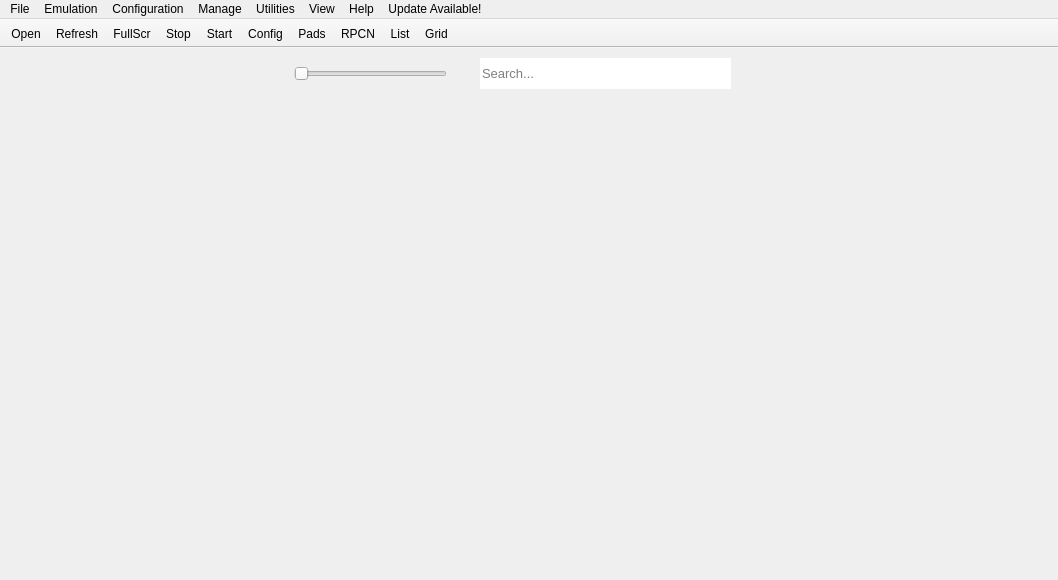
<?xml version="1.0" encoding="UTF-8"?>
<ui version="4.0">
 <class>main_window</class>
 <widget class="QMainWindow" name="main_window">
  <property name="geometry">
   <rect>
    <x>0</x>
    <y>0</y>
    <width>1058</width>
    <height>580</height>
   </rect>
  </property>
  <property name="sizePolicy">
   <sizepolicy hsizetype="Expanding" vsizetype="Expanding">
    <horstretch>0</horstretch>
    <verstretch>0</verstretch>
   </sizepolicy>
  </property>
  <property name="minimumSize">
   <size>
    <width>4</width>
    <height>0</height>
   </size>
  </property>
  <property name="windowTitle">
   <string>RPCS3</string>
  </property>
  <property name="autoFillBackground">
   <bool>false</bool>
  </property>
  <property name="animated">
   <bool>true</bool>
  </property>
  <property name="dockNestingEnabled">
   <bool>true</bool>
  </property>
  <property name="dockOptions">
   <set>QMainWindow::DockOption::AllowNestedDocks|QMainWindow::DockOption::AllowTabbedDocks|QMainWindow::DockOption::AnimatedDocks|QMainWindow::DockOption::GroupedDragging</set>
  </property>
  <widget class="QWidget" name="centralWidget">
   <property name="sizePolicy">
    <sizepolicy hsizetype="Expanding" vsizetype="Expanding">
     <horstretch>0</horstretch>
     <verstretch>0</verstretch>
    </sizepolicy>
   </property>
   <widget class="QLineEdit" name="mw_searchbar">
    <property name="geometry">
     <rect>
      <x>480</x>
      <y>10</y>
      <width>251</width>
      <height>31</height>
     </rect>
    </property>
    <property name="sizePolicy">
     <sizepolicy hsizetype="Expanding" vsizetype="Expanding">
      <horstretch>0</horstretch>
      <verstretch>0</verstretch>
     </sizepolicy>
    </property>
    <property name="font">
     <font>
      <pointsize>10</pointsize>
      <bold>false</bold>
     </font>
    </property>
    <property name="focusPolicy">
     <enum>Qt::FocusPolicy::ClickFocus</enum>
    </property>
    <property name="frame">
     <bool>false</bool>
    </property>
    <property name="placeholderText">
     <string>Search...</string>
    </property>
    <property name="clearButtonEnabled">
     <bool>false</bool>
    </property>
   </widget>
   <widget class="QWidget" name="sizeSliderContainer" native="true">
    <property name="geometry">
     <rect>
      <x>280</x>
      <y>10</y>
      <width>181</width>
      <height>31</height>
     </rect>
    </property>
    <property name="sizePolicy">
     <sizepolicy hsizetype="Fixed" vsizetype="Expanding">
      <horstretch>0</horstretch>
      <verstretch>0</verstretch>
     </sizepolicy>
    </property>
    <layout class="QHBoxLayout" name="sizeSliderContainer_layout">
     <property name="spacing">
      <number>0</number>
     </property>
     <property name="leftMargin">
      <number>14</number>
     </property>
     <property name="topMargin">
      <number>0</number>
     </property>
     <property name="rightMargin">
      <number>14</number>
     </property>
     <property name="bottomMargin">
      <number>0</number>
     </property>
     <item alignment="Qt::AlignVCenter">
      <widget class="QSlider" name="sizeSlider">
       <property name="sizePolicy">
        <sizepolicy hsizetype="Expanding" vsizetype="Preferred">
         <horstretch>0</horstretch>
         <verstretch>0</verstretch>
        </sizepolicy>
       </property>
       <property name="focusPolicy">
        <enum>Qt::FocusPolicy::ClickFocus</enum>
       </property>
       <property name="autoFillBackground">
        <bool>false</bool>
       </property>
       <property name="orientation">
        <enum>Qt::Orientation::Horizontal</enum>
       </property>
       <property name="tickPosition">
        <enum>QSlider::TickPosition::NoTicks</enum>
       </property>
      </widget>
     </item>
    </layout>
   </widget>
  </widget>
  <widget class="QMenuBar" name="menuBar">
   <property name="geometry">
    <rect>
     <x>0</x>
     <y>0</y>
     <width>1058</width>
     <height>25</height>
    </rect>
   </property>
   <property name="contextMenuPolicy">
    <enum>Qt::ContextMenuPolicy::PreventContextMenu</enum>
   </property>
   <widget class="QMenu" name="menuFile">
    <property name="title">
     <string>File</string>
    </property>
    <widget class="QMenu" name="bootElfMenu">
     <property name="enabled">
      <bool>true</bool>
     </property>
     <property name="title">
      <string>Boot (S)Elf</string>
     </property>
     <property name="toolTipsVisible">
      <bool>true</bool>
     </property>
     <addaction name="bootElfAct"/>
     <addaction name="bootTestAct"/>
    </widget>
    <widget class="QMenu" name="bootRecentMenu">
     <property name="title">
      <string>Boot Recent</string>
     </property>
     <property name="toolTipsVisible">
      <bool>true</bool>
     </property>
     <addaction name="clearRecentAct"/>
     <addaction name="freezeRecentAct"/>
     <addaction name="separator"/>
    </widget>
    <widget class="QMenu" name="menuBatch">
     <property name="title">
      <string>All Titles</string>
     </property>
     <addaction name="batchCreateCPUCachesAct"/>
     <addaction name="separator"/>
     <addaction name="batchRemoveCustomConfigurationsAct"/>
     <addaction name="batchRemoveCustomPadConfigurationsAct"/>
     <addaction name="batchRemoveShaderCachesAct"/>
     <addaction name="batchRemovePPUCachesAct"/>
     <addaction name="batchRemoveSPUCachesAct"/>
     <addaction name="removeHDD1CachesAct"/>
     <addaction name="removeAllCachesAct"/>
     <addaction name="removeSavestatesAct"/>
     <addaction name="separator"/>
     <addaction name="cleanUpGameListAct"/>
    </widget>
    <widget class="QMenu" name="menuFirmware">
     <property name="title">
      <string>Firmware</string>
     </property>
     <addaction name="createFirmwareCacheAct"/>
     <addaction name="removeFirmwareCacheAct"/>
    </widget>
    <widget class="QMenu" name="bootRecentSavestatesMenu">
     <property name="title">
      <string>Boot Recent Savestate</string>
     </property>
     <property name="toolTipsVisible">
      <bool>true</bool>
     </property>
     <addaction name="clearRecentSavestatesAct"/>
     <addaction name="freezeRecentSavestatesAct"/>
     <addaction name="separator"/>
    </widget>
    <addaction name="bootGameAct"/>
    <addaction name="bootIsoAct"/>
    <addaction name="bootVSHAct"/>
    <addaction name="bootElfMenu"/>
    <addaction name="bootSavestateAct"/>
    <addaction name="bootRecentSavestatesMenu"/>
    <addaction name="bootRecentMenu"/>
    <addaction name="separator"/>
    <addaction name="addGamesAct"/>
    <addaction name="addIsoGamesAct"/>
    <addaction name="bootInstallPkgAct"/>
    <addaction name="bootInstallPupAct"/>
    <addaction name="separator"/>
    <addaction name="menuBatch"/>
    <addaction name="menuFirmware"/>
    <addaction name="separator"/>
    <addaction name="exitAndSaveLogAct"/>
    <addaction name="exitAct"/>
   </widget>
   <widget class="QMenu" name="menuEmulation">
    <property name="title">
     <string>Emulation</string>
    </property>
    <addaction name="sysPauseAct"/>
    <addaction name="sysStopAct"/>
    <addaction name="sysRebootAct"/>
    <addaction name="separator"/>
    <addaction name="insertDiscAct"/>
    <addaction name="ejectDiscAct"/>
   </widget>
   <widget class="QMenu" name="menuConfiguration">
    <property name="title">
     <string>Configuration</string>
    </property>
    <widget class="QMenu" name="menuDevices">
     <property name="title">
      <string>Devices</string>
     </property>
     <widget class="QMenu" name="menuMice">
      <property name="title">
       <string>Mice</string>
      </property>
      <addaction name="actionBasic_Mouse"/>
      <addaction name="actionRaw_Mouse"/>
     </widget>
     <addaction name="confPadsAct"/>
     <addaction name="menuMice"/>
     <addaction name="confCamerasAct"/>
     <addaction name="actionPS_Move_Tracker"/>
    </widget>
    <widget class="QMenu" name="menuEmulatedDevices">
     <property name="title">
      <string>Emulated Devices</string>
     </property>
     <addaction name="confBuzzAct"/>
     <addaction name="confGHLtarAct"/>
     <addaction name="confTurntableAct"/>
     <addaction name="confUSIOAct"/>
     <addaction name="confPSMoveAct"/>
     <addaction name="confPSMoveDS3Act"/>
     <addaction name="confPSMoveMouseAct"/>
     <addaction name="confGunCon3Act"/>
     <addaction name="confTopShotEliteAct"/>
     <addaction name="confTopShotFearmasterAct"/>
     <addaction name="confLogitechG27Act"/>
    </widget>
    <addaction name="confCPUAct"/>
    <addaction name="confGPUAct"/>
    <addaction name="confAudioAct"/>
    <addaction name="confIOAct"/>
    <addaction name="confSystemAct"/>
    <addaction name="confNetwrkAct"/>
    <addaction name="confAdvAct"/>
    <addaction name="confEmuAct"/>
    <addaction name="confGuiAct"/>
    <addaction name="separator"/>
    <addaction name="menuDevices"/>
    <addaction name="menuEmulatedDevices"/>
    <addaction name="separator"/>
    <addaction name="confShortcutsAct"/>
    <addaction name="actionManage_SoundEffects"/>
    <addaction name="actionRecording"/>
    <addaction name="separator"/>
    <addaction name="confAutopauseManagerAct"/>
   </widget>
   <widget class="QMenu" name="menuManage">
    <property name="title">
     <string>Manage</string>
    </property>
    <widget class="QMenu" name="menuManage_Game_Collections">
     <property name="title">
      <string>Game Collections</string>
     </property>
     <widget class="QMenu" name="menuRename_Game_Collection">
      <property name="title">
       <string>Rename Collection</string>
      </property>
     </widget>
     <widget class="QMenu" name="menuRemove_Game_Collection">
      <property name="title">
       <string>Remove Collection</string>
      </property>
     </widget>
     <addaction name="createGameCollectionAct"/>
     <addaction name="menuRename_Game_Collection"/>
     <addaction name="menuRemove_Game_Collection"/>
     <addaction name="separator"/>
    </widget>
    <widget class="QMenu" name="menuNetworkServices">
     <property name="title">
      <string>Network Services</string>
     </property>
     <addaction name="confRPCNAct"/>
     <addaction name="confClansAct"/>
     <addaction name="confIPCAct"/>
    </widget>
    <widget class="QMenu" name="menuPortals">
     <property name="title">
      <string>Portals and Gates</string>
     </property>
     <addaction name="actionManage_Skylanders_Portal"/>
     <addaction name="actionManage_Infinity_Base"/>
     <addaction name="actionManage_Dimensions_ToyPad"/>
     <addaction name="actionManage_KamenRider_RideGate"/>
    </widget>
    <widget class="QMenu" name="menuDatabases">
     <property name="title">
      <string>Databases</string>
     </property>
     <addaction name="downloadIntegrityDbAct"/>
     <addaction name="downloadCompatDbAct"/>
     <addaction name="downloadConfigDbAct"/>
    </widget>
    <widget class="QMenu" name="menuPackages">
     <property name="title">
      <string>Packages/Raps/Edats</string>
     </property>
     <addaction name="checkPackageIntegrityAct"/>
    </widget>
    <addaction name="confVFSDialogAct"/>
    <addaction name="separator"/>
    <addaction name="actionManage_Users"/>
    <addaction name="menuNetworkServices"/>
    <addaction name="menuPortals"/>
    <addaction name="separator"/>
    <addaction name="actionManage_RAP_Licenses"/>
    <addaction name="confSavedataManagerAct"/>
    <addaction name="actionManage_Trophy_Data"/>
    <addaction name="actionManage_Savestates"/>
    <addaction name="separator"/>
    <addaction name="actionManage_Cheats"/>
    <addaction name="actionManage_Game_Patches"/>
    <addaction name="menuManage_Game_Collections"/>
    <addaction name="separator"/>
    <addaction name="menuDatabases"/>
    <addaction name="menuPackages"/>
    <addaction name="separator"/>
    <addaction name="actionManage_Screenshots"/>
   </widget>
   <widget class="QMenu" name="menuUtilities">
    <property name="title">
     <string>Utilities</string>
    </property>
    <addaction name="actionLog_Viewer"/>
    <addaction name="toolsCheckConfigAct"/>
    <addaction name="toolsVfsDialogAct"/>
    <addaction name="patchCreatorAct"/>
    <addaction name="actionMusic_Player"/>
    <addaction name="separator"/>
    <addaction name="toolsCgDisasmAct"/>
    <addaction name="toolsDecryptSprxLibsAct"/>
    <addaction name="toolsExtractMSELFAct"/>
    <addaction name="toolsExtractPUPAct"/>
    <addaction name="toolsExtractTARAct"/>
    <addaction name="separator"/>
    <addaction name="toolsSystemCommandsAct"/>
    <addaction name="toolsmemory_viewerAct"/>
    <addaction name="toolsDumpGuestMemoryAct"/>
    <addaction name="toolskernel_explorerAct"/>
    <addaction name="toolsRsxDebuggerAct"/>
    <addaction name="separator"/>
    <addaction name="actionCreate_RSX_Capture"/>
    <addaction name="actionopen_rsx_capture"/>
    <addaction name="actionCreate_Savestate"/>
    <addaction name="actionCreate_Savestate_And_Exit"/>
   </widget>
   <widget class="QMenu" name="menuView">
    <property name="title">
     <string>View</string>
    </property>
    <widget class="QMenu" name="menuGame_List_Icons">
     <property name="title">
      <string>Game List Icons</string>
     </property>
     <addaction name="setIconSizeTinyAct"/>
     <addaction name="setIconSizeSmallAct"/>
     <addaction name="setIconSizeMediumAct"/>
     <addaction name="setIconSizeLargeAct"/>
     <addaction name="separator"/>
     <addaction name="actionPreferGameDataIcons"/>
     <addaction name="showCustomIconsAct"/>
     <addaction name="playHoverGifsAct"/>
     <addaction name="playHoverMusicAct"/>
    </widget>
    <widget class="QMenu" name="menuGame_List_View">
     <property name="title">
      <string>Game List View</string>
     </property>
     <addaction name="setListModeAct"/>
     <addaction name="setGridModeAct"/>
    </widget>
    <widget class="QMenu" name="menuGame_List_Grid_Mode">
     <property name="title">
      <string>Game List in Grid Mode</string>
     </property>
     <addaction name="showCompatibilityInGridAct"/>
    </widget>
    <widget class="QMenu" name="menuGame_Categories">
     <property name="title">
      <string>Game Categories</string>
     </property>
     <addaction name="showCatHDDGameAct"/>
     <addaction name="showCatDiscGameAct"/>
     <addaction name="showCatPS1GamesAct"/>
     <addaction name="showCatPS2GamesAct"/>
     <addaction name="showCatPSPGamesAct"/>
     <addaction name="showCatHomeAct"/>
     <addaction name="showCatAudioVideoAct"/>
     <addaction name="showCatGameDataAct"/>
     <addaction name="showCatOSAct"/>
     <addaction name="showCatUnknownAct"/>
     <addaction name="showCatOtherAct"/>
    </widget>
    <addaction name="bigPictureModeAct"/>
    <addaction name="separator"/>
    <widget class="QMenu" name="menuView_Game_Collections">
     <property name="title">
      <string>Game Collections</string>
     </property>
    </widget>
    <addaction name="showDebuggerAct"/>
    <addaction name="showLogAct"/>
    <addaction name="separator"/>
    <addaction name="showTitleBarsAct"/>
    <addaction name="showToolBarAct"/>
    <addaction name="separator"/>
    <addaction name="showGameListAct"/>
    <addaction name="showHiddenEntriesAct"/>
    <addaction name="showBrokenEntriesAct"/>
    <addaction name="showCompletedEntriesAct"/>
    <addaction name="separator"/>
    <addaction name="menuGame_List_View"/>
    <addaction name="menuGame_List_Grid_Mode"/>
    <addaction name="menuGame_List_Icons"/>
    <addaction name="menuGame_Categories"/>
    <addaction name="menuView_Game_Collections"/>
    <addaction name="separator"/>
    <addaction name="refreshGameListAct"/>
   </widget>
   <widget class="QMenu" name="menuHelp">
    <property name="title">
     <string>Help</string>
    </property>
    <widget class="QMenu" name="languageMenu">
     <property name="title">
      <string>Language</string>
     </property>
     <addaction name="languageAct0"/>
    </widget>
    <addaction name="languageMenu"/>
    <addaction name="separator"/>
    <addaction name="updateAct"/>
    <addaction name="welcomeAct"/>
    <addaction name="supportAct"/>
    <addaction name="separator"/>
    <addaction name="aboutAct"/>
    <addaction name="aboutQtAct"/>
   </widget>
   <widget class="QMenu" name="menuUpdate_Available">
    <property name="title">
     <string>Update Available!</string>
    </property>
    <addaction name="actionDownload_Update"/>
   </widget>
   <addaction name="menuFile"/>
   <addaction name="menuEmulation"/>
   <addaction name="menuConfiguration"/>
   <addaction name="menuManage"/>
   <addaction name="menuUtilities"/>
   <addaction name="menuView"/>
   <addaction name="menuHelp"/>
   <addaction name="menuUpdate_Available"/>
  </widget>
  <widget class="QToolBar" name="toolBar">
   <property name="sizePolicy">
    <sizepolicy hsizetype="Preferred" vsizetype="Preferred">
     <horstretch>0</horstretch>
     <verstretch>0</verstretch>
    </sizepolicy>
   </property>
   <property name="contextMenuPolicy">
    <enum>Qt::ContextMenuPolicy::PreventContextMenu</enum>
   </property>
   <property name="windowTitle">
    <string>Show tool bar</string>
   </property>
   <property name="movable">
    <bool>false</bool>
   </property>
   <property name="allowedAreas">
    <set>Qt::ToolBarArea::TopToolBarArea</set>
   </property>
   <property name="iconSize">
    <size>
     <width>30</width>
     <height>30</height>
    </size>
   </property>
   <property name="toolButtonStyle">
    <enum>Qt::ToolButtonStyle::ToolButtonTextUnderIcon</enum>
   </property>
   <property name="floatable">
    <bool>false</bool>
   </property>
   <attribute name="toolBarArea">
    <enum>TopToolBarArea</enum>
   </attribute>
   <attribute name="toolBarBreak">
    <bool>false</bool>
   </attribute>
   <addaction name="toolbar_open"/>
   <addaction name="toolbar_refresh"/>
   <addaction name="toolbar_fullscreen"/>
   <addaction name="toolbar_stop"/>
   <addaction name="toolbar_start"/>
   <addaction name="toolbar_config"/>
   <addaction name="toolbar_controls"/>
   <addaction name="toolbar_rpcn"/>
   <addaction name="toolbar_list"/>
   <addaction name="toolbar_grid"/>
  </widget>
  <action name="bootElfAct">
   <property name="text">
    <string>Boot SELF/ELF</string>
   </property>
  </action>
  <action name="bootTestAct">
   <property name="text">
    <string>Boot Test</string>
   </property>
  </action>
  <action name="bootGameAct">
   <property name="text">
    <string>Boot Game</string>
   </property>
  </action>
  <action name="bootSavestateAct">
   <property name="text">
    <string>Boot Savestate</string>
   </property>
  </action>
  <action name="bootInstallPkgAct">
   <property name="text">
    <string>Install Packages/Raps/Edats</string>
   </property>
   <property name="toolTip">
    <string>Install application from a .pkg file</string>
   </property>
  </action>
  <action name="bootInstallPupAct">
   <property name="text">
    <string>Install Firmware</string>
   </property>
   <property name="toolTip">
    <string>Install firmware from PS3UPDAT.PUP</string>
   </property>
  </action>
  <action name="sysPauseAct">
   <property name="enabled">
    <bool>false</bool>
   </property>
   <property name="icon">
    <iconset resource="../resources.qrc">
     <normaloff>:/Icons/pause.png</normaloff>:/Icons/pause.png</iconset>
   </property>
   <property name="text">
    <string>Pause</string>
   </property>
   <property name="toolTip">
    <string>Start emulation</string>
   </property>
  </action>
  <action name="sysStopAct">
   <property name="enabled">
    <bool>false</bool>
   </property>
   <property name="icon">
    <iconset resource="../resources.qrc">
     <normaloff>:/Icons/stop.png</normaloff>:/Icons/stop.png</iconset>
   </property>
   <property name="text">
    <string>Stop</string>
   </property>
   <property name="toolTip">
    <string>Stop emulation</string>
   </property>
  </action>
  <action name="sysSendOpenMenuAct">
   <property name="enabled">
    <bool>false</bool>
   </property>
   <property name="text">
    <string>Send Open System Menu CMD</string>
   </property>
  </action>
  <action name="confCPUAct">
   <property name="text">
    <string>CPU</string>
   </property>
   <property name="toolTip">
    <string>Configure CPU</string>
   </property>
  </action>
  <action name="confGPUAct">
   <property name="text">
    <string>GPU</string>
   </property>
   <property name="toolTip">
    <string>Configure graphics</string>
   </property>
  </action>
  <action name="confPadsAct">
   <property name="text">
    <string>Pads</string>
   </property>
   <property name="iconText">
    <string>Pads</string>
   </property>
   <property name="toolTip">
    <string>Configure controls</string>
   </property>
  </action>
  <action name="confAudioAct">
   <property name="text">
    <string>Audio</string>
   </property>
   <property name="toolTip">
    <string>Configure audio</string>
   </property>
  </action>
  <action name="confIOAct">
   <property name="text">
    <string>Input/Output</string>
   </property>
   <property name="toolTip">
    <string>Configure Input/Output</string>
   </property>
  </action>
  <action name="confSystemAct">
   <property name="text">
    <string>System</string>
   </property>
   <property name="toolTip">
    <string>Configure system</string>
   </property>
  </action>
  <action name="confNetwrkAct">
   <property name="text">
    <string>Network</string>
   </property>
   <property name="toolTip">
    <string>Configure Network settings</string>
   </property>
  </action>
  <action name="confAdvAct">
   <property name="text">
    <string>Advanced</string>
   </property>
   <property name="toolTip">
    <string>Configure advanced emulator settings</string>
   </property>
  </action>
  <action name="confEmuAct">
   <property name="text">
    <string>Emulator</string>
   </property>
   <property name="toolTip">
    <string>Configure Emulator settings</string>
   </property>
  </action>
  <action name="confGuiAct">
   <property name="text">
    <string>GUI</string>
   </property>
   <property name="toolTip">
    <string>Configure GUI settings</string>
   </property>
  </action>
  <action name="confAutopauseManagerAct">
   <property name="enabled">
    <bool>false</bool>
   </property>
   <property name="text">
    <string>Auto Pause</string>
   </property>
   <property name="toolTip">
    <string>Configure Auto Pause</string>
   </property>
  </action>
  <action name="exitAndSaveLogAct">
   <property name="text">
    <string>Exit and Save Log</string>
   </property>
   <property name="toolTip">
    <string>Exit RPCS3, move the log file to a custom location</string>
   </property>
   <property name="statusTip">
    <string>Exit the application and save the log to a user-defined location</string>
   </property>
  </action>
  <action name="exitAct">
   <property name="text">
    <string>Exit</string>
   </property>
   <property name="toolTip">
    <string>Exit RPCS3</string>
   </property>
   <property name="statusTip">
    <string>Exit the application.</string>
   </property>
  </action>
  <action name="confSavedataManagerAct">
   <property name="enabled">
    <bool>true</bool>
   </property>
   <property name="text">
    <string>Save Data</string>
   </property>
   <property name="toolTip">
    <string>Manage save data</string>
   </property>
  </action>
  <action name="actionManage_Trophy_Data">
   <property name="enabled">
    <bool>true</bool>
   </property>
   <property name="text">
    <string>Trophies</string>
   </property>
   <property name="toolTip">
    <string>Manage trophies</string>
   </property>
  </action>
  <action name="actionManage_Users">
   <property name="text">
    <string>User Accounts</string>
   </property>
   <property name="toolTip">
    <string>Manage user accounts</string>
   </property>
  </action>
  <action name="toolsCgDisasmAct">
   <property name="text">
    <string>Cg Disasm</string>
   </property>
  </action>
  <action name="toolskernel_explorerAct">
   <property name="enabled">
    <bool>false</bool>
   </property>
   <property name="text">
    <string>Kernel Explorer</string>
   </property>
  </action>
  <action name="toolsmemory_viewerAct">
   <property name="enabled">
    <bool>false</bool>
   </property>
   <property name="text">
    <string>Memory Viewer</string>
   </property>
  </action>
  <action name="toolsDumpGuestMemoryAct">
   <property name="enabled">
    <bool>false</bool>
   </property>
   <property name="text">
    <string>Dump Guest Memory</string>
   </property>
   <property name="toolTip">
    <string>Dump all allocated PS3 guest memory and live SPU local stores</string>
   </property>
  </action>
  <action name="toolsRsxDebuggerAct">
   <property name="enabled">
    <bool>false</bool>
   </property>
   <property name="text">
    <string>RSX Debugger</string>
   </property>
  </action>
  <action name="toolsDecryptSprxLibsAct">
   <property name="text">
    <string>Decrypt PS3 Binaries</string>
   </property>
  </action>
  <action name="toolsExtractMSELFAct">
   <property name="text">
    <string>Extract MSELF</string>
   </property>
  </action>
  <action name="toolsExtractPUPAct">
   <property name="text">
    <string>Extract PUP</string>
   </property>
  </action>
  <action name="toolsExtractTARAct">
   <property name="text">
    <string>Extract Encrypted TAR</string>
   </property>
   <property name="toolTip">
    <string>Extract files from special .tar files inside PS3UPDAT.PUP</string>
   </property>
  </action>
  <action name="showDebuggerAct">
   <property name="checkable">
    <bool>true</bool>
   </property>
   <property name="text">
    <string>Show Debugger</string>
   </property>
  </action>
  <action name="bigPictureModeAct">
   <property name="text">
    <string>Big Picture Mode</string>
   </property>
   <property name="toolTip">
    <string>Browse and launch your installed games in a controller-friendly full screen grid</string>
   </property>
  </action>
  <action name="showLogAct">
   <property name="checkable">
    <bool>true</bool>
   </property>
   <property name="text">
    <string>Show Log/TTY</string>
   </property>
  </action>
  <action name="supportAct">
   <property name="text">
    <string>Support Us</string>
   </property>
   <property name="toolTip">
    <string>To ensure continued improvements of RPCS3, become a part of our Patreon group!</string>
   </property>
  </action>
  <action name="aboutAct">
   <property name="text">
    <string>About RPCS3</string>
   </property>
  </action>
  <action name="aboutQtAct">
   <property name="text">
    <string>About Qt</string>
   </property>
  </action>
  <action name="showGameListAct">
   <property name="checkable">
    <bool>true</bool>
   </property>
   <property name="text">
    <string>Show Game List</string>
   </property>
  </action>
  <action name="showToolBarAct">
   <property name="checkable">
    <bool>true</bool>
   </property>
   <property name="text">
    <string>Show Tool Bar</string>
   </property>
  </action>
  <action name="showCompatibilityInGridAct">
   <property name="checkable">
    <bool>true</bool>
   </property>
   <property name="text">
    <string>Show Game Compatibility</string>
   </property>
  </action>
  <action name="refreshGameListAct">
   <property name="text">
    <string>Refresh Game List</string>
   </property>
  </action>
  <action name="actionManage_RAP_Licenses">
   <property name="enabled">
    <bool>false</bool>
   </property>
   <property name="text">
    <string>RAP Files</string>
   </property>
  </action>
  <action name="updateAct">
   <property name="text">
    <string>Check for Updates</string>
   </property>
  </action>
  <action name="downloadIntegrityDbAct">
   <property name="text">
    <string>Download Integrity Database</string>
   </property>
  </action>
  <action name="downloadCompatDbAct">
   <property name="text">
    <string>Download Compatibility Database</string>
   </property>
  </action>
  <action name="downloadConfigDbAct">
   <property name="text">
    <string>Download Config Database</string>
   </property>
  </action>
  <action name="checkPackageIntegrityAct">
   <property name="text">
    <string>Check Integrity</string>
   </property>
  </action>
  <action name="welcomeAct">
   <property name="text">
    <string>View Welcome Dialog</string>
   </property>
  </action>
  <action name="confVFSDialogAct">
   <property name="text">
    <string>Virtual File System</string>
   </property>
  </action>
  <action name="clearRecentAct">
   <property name="text">
    <string>List Clear</string>
   </property>
  </action>
  <action name="freezeRecentAct">
   <property name="checkable">
    <bool>true</bool>
   </property>
   <property name="text">
    <string>List Freeze</string>
   </property>
  </action>
  <action name="setIconSizeTinyAct">
   <property name="checkable">
    <bool>true</bool>
   </property>
   <property name="text">
    <string>Tiny</string>
   </property>
  </action>
  <action name="setIconSizeSmallAct">
   <property name="checkable">
    <bool>true</bool>
   </property>
   <property name="checked">
    <bool>true</bool>
   </property>
   <property name="text">
    <string>Small</string>
   </property>
  </action>
  <action name="setIconSizeMediumAct">
   <property name="checkable">
    <bool>true</bool>
   </property>
   <property name="text">
    <string>Medium</string>
   </property>
  </action>
  <action name="setIconSizeLargeAct">
   <property name="checkable">
    <bool>true</bool>
   </property>
   <property name="text">
    <string>Large</string>
   </property>
  </action>
  <action name="setListModeAct">
   <property name="checkable">
    <bool>true</bool>
   </property>
   <property name="checked">
    <bool>true</bool>
   </property>
   <property name="text">
    <string>List Mode</string>
   </property>
  </action>
  <action name="setGridModeAct">
   <property name="checkable">
    <bool>true</bool>
   </property>
   <property name="text">
    <string>Grid Mode</string>
   </property>
  </action>
  <action name="sysRebootAct">
   <property name="enabled">
    <bool>false</bool>
   </property>
   <property name="icon">
    <iconset resource="../resources.qrc">
     <normaloff>:/Icons/restart.png</normaloff>:/Icons/restart.png</iconset>
   </property>
   <property name="text">
    <string>Restart</string>
   </property>
  </action>
  <action name="showCatHDDGameAct">
   <property name="checkable">
    <bool>true</bool>
   </property>
   <property name="text">
    <string>HDD Games</string>
   </property>
  </action>
  <action name="showCatDiscGameAct">
   <property name="checkable">
    <bool>true</bool>
   </property>
   <property name="text">
    <string>Disc Games</string>
   </property>
  </action>
  <action name="showCatPS1GamesAct">
   <property name="checkable">
    <bool>true</bool>
   </property>
   <property name="text">
    <string>PS1 Games</string>
   </property>
  </action>
  <action name="showCatPS2GamesAct">
   <property name="checkable">
    <bool>true</bool>
   </property>
   <property name="text">
    <string>PS2 Games</string>
   </property>
  </action>
  <action name="showCatPSPGamesAct">
   <property name="checkable">
    <bool>true</bool>
   </property>
   <property name="text">
    <string>PSP Games</string>
   </property>
  </action>
  <action name="showCatHomeAct">
   <property name="checkable">
    <bool>true</bool>
   </property>
   <property name="text">
    <string>Home</string>
   </property>
  </action>
  <action name="showCatAudioVideoAct">
   <property name="checkable">
    <bool>true</bool>
   </property>
   <property name="text">
    <string>Audio/Video</string>
   </property>
  </action>
  <action name="showCatGameDataAct">
   <property name="checkable">
    <bool>true</bool>
   </property>
   <property name="text">
    <string>Game Data</string>
   </property>
  </action>
  <action name="showCatUnknownAct">
   <property name="checkable">
    <bool>true</bool>
   </property>
   <property name="text">
    <string>Unknown</string>
   </property>
  </action>
  <action name="toolbar_start">
   <property name="icon">
    <iconset resource="../resources.qrc">
     <normaloff>:/Icons/play.png</normaloff>:/Icons/play.png</iconset>
   </property>
   <property name="text">
    <string>Start</string>
   </property>
   <property name="toolTip">
    <string>Start emulation</string>
   </property>
  </action>
  <action name="toolbar_stop">
   <property name="icon">
    <iconset resource="../resources.qrc">
     <normaloff>:/Icons/stop.png</normaloff>:/Icons/stop.png</iconset>
   </property>
   <property name="text">
    <string>Stop</string>
   </property>
   <property name="toolTip">
    <string>Stop emulation</string>
   </property>
  </action>
  <action name="toolbar_config">
   <property name="icon">
    <iconset resource="../resources.qrc">
     <normaloff>:/Icons/configure.png</normaloff>:/Icons/configure.png</iconset>
   </property>
   <property name="text">
    <string>Config</string>
   </property>
   <property name="toolTip">
    <string>Configure the emulator</string>
   </property>
  </action>
  <action name="toolbar_rpcn">
   <property name="icon">
    <iconset resource="../resources.qrc">
     <normaloff>:/Icons/rpcn.png</normaloff>:/Icons/rpcn.png</iconset>
   </property>
   <property name="text">
    <string>RPCN</string>
   </property>
   <property name="toolTip">
    <string>Configure RPCN settings</string>
   </property>
  </action>
  <action name="toolbar_controls">
   <property name="icon">
    <iconset resource="../resources.qrc">
     <normaloff>:/Icons/controllers.png</normaloff>:/Icons/controllers.png</iconset>
   </property>
   <property name="text">
    <string>Pads</string>
   </property>
   <property name="toolTip">
    <string>Configure controls</string>
   </property>
  </action>
  <action name="toolbar_fullscreen">
   <property name="icon">
    <iconset resource="../resources.qrc">
     <normaloff>:/Icons/fullscreen.png</normaloff>:/Icons/fullscreen.png</iconset>
   </property>
   <property name="text">
    <string>FullScr</string>
   </property>
   <property name="toolTip">
    <string>Toggle fullscreen</string>
   </property>
  </action>
  <action name="toolbar_list">
   <property name="icon">
    <iconset resource="../resources.qrc">
     <normaloff>:/Icons/list.png</normaloff>:/Icons/list.png</iconset>
   </property>
   <property name="text">
    <string>List</string>
   </property>
   <property name="toolTip">
    <string>Switch to list mode</string>
   </property>
  </action>
  <action name="toolbar_grid">
   <property name="icon">
    <iconset resource="../resources.qrc">
     <normaloff>:/Icons/grid.png</normaloff>:/Icons/grid.png</iconset>
   </property>
   <property name="text">
    <string>Grid</string>
   </property>
   <property name="toolTip">
    <string>Switch to grid mode</string>
   </property>
  </action>
  <action name="toolbar_refresh">
   <property name="icon">
    <iconset resource="../resources.qrc">
     <normaloff>:/Icons/refresh.png</normaloff>:/Icons/refresh.png</iconset>
   </property>
   <property name="text">
    <string>Refresh</string>
   </property>
   <property name="toolTip">
    <string>Refresh gamelist</string>
   </property>
  </action>
  <action name="toolbar_open">
   <property name="icon">
    <iconset resource="../resources.qrc">
     <normaloff>:/Icons/open.png</normaloff>:/Icons/open.png</iconset>
   </property>
   <property name="text">
    <string>Open</string>
   </property>
   <property name="toolTip">
    <string>Boot a game</string>
   </property>
  </action>
  <action name="showCatOtherAct">
   <property name="checkable">
    <bool>true</bool>
   </property>
   <property name="text">
    <string>Other</string>
   </property>
  </action>
  <action name="showHiddenEntriesAct">
   <property name="checkable">
    <bool>true</bool>
   </property>
   <property name="text">
    <string>Show Hidden Entries</string>
   </property>
  </action>
  <action name="showBrokenEntriesAct">
   <property name="checkable">
    <bool>true</bool>
   </property>
   <property name="text">
    <string>Show Broken Entries</string>
   </property>
  </action> <action name="showCompletedEntriesAct">
   <property name="checkable">
    <bool>true</bool>
   </property>
   <property name="text">
    <string>Show Completed Entries</string>
   </property>
  </action>
  <action name="actionopen_rsx_capture">
   <property name="text">
    <string>Open RSX Capture</string>
   </property>
  </action>
  <action name="addGamesAct">
   <property name="text">
    <string>Add Games</string>
   </property>
  </action>
  <action name="showTitleBarsAct">
   <property name="checkable">
    <bool>true</bool>
   </property>
   <property name="text">
    <string>Show Title Bars</string>
   </property>
  </action>
  <action name="batchCreateCPUCachesAct">
   <property name="text">
    <string>Create LLVM Caches</string>
   </property>
  </action>
  <action name="batchRemoveCustomConfigurationsAct">
   <property name="text">
    <string>Remove Custom Configurations</string>
   </property>
  </action>
  <action name="batchRemoveCustomPadConfigurationsAct">
   <property name="text">
    <string>Remove Custom Gamepad Configurations</string>
   </property>
  </action>
  <action name="batchRemoveShaderCachesAct">
   <property name="text">
    <string>Remove Shader Caches</string>
   </property>
  </action>
  <action name="batchRemovePPUCachesAct">
   <property name="text">
    <string>Remove PPU Caches</string>
   </property>
  </action>
  <action name="batchRemoveSPUCachesAct">
   <property name="text">
    <string>Remove SPU Caches</string>
   </property>
  </action>
  <action name="removeHDD1CachesAct">
   <property name="text">
    <string>Remove HDD1 Caches</string>
   </property>
  </action>
  <action name="removeAllCachesAct">
   <property name="text">
    <string>Remove All Caches</string>
   </property>
  </action>
  <action name="removeSavestatesAct">
   <property name="text">
    <string>Remove Savestates</string>
   </property>
  </action>
  <action name="cleanUpGameListAct">
   <property name="text">
    <string>Clean up Game List</string>
   </property>
  </action>
  <action name="actionManage_Skylanders_Portal">
   <property name="text">
    <string>Skylanders Portal</string>
   </property>
  </action>
  <action name="actionManage_Infinity_Base">
   <property name="text">
    <string>Infinity Base</string>
   </property>
  </action>
  <action name="actionManage_Dimensions_ToyPad">
   <property name="text">
    <string>Dimensions Toypad</string>
   </property>
  </action>
  <action name="actionManage_KamenRider_RideGate">
   <property name="text">
    <string>Kamen Rider Ride Gate</string>
   </property>
  </action>
  <action name="actionManage_Cheats">
   <property name="text">
    <string>Cheats</string>
   </property>
  </action>
  <action name="languageAct0">
   <property name="checkable">
    <bool>true</bool>
   </property>
   <property name="text">
    <string>English</string>
   </property>
  </action>
  <action name="actionManage_Screenshots">
   <property name="text">
    <string>Screenshots</string>
   </property>
  </action>
  <action name="createGameCollectionAct">
   <property name="text">
    <string>Create Collection</string>
   </property>
  </action>
  <action name="removeFirmwareCacheAct">
   <property name="text">
    <string>Remove Firmware Cache</string>
   </property>
  </action>
  <action name="createFirmwareCacheAct">
   <property name="text">
    <string>Create Firmware Cache</string>
   </property>
  </action>
  <action name="actionCreate_RSX_Capture">
   <property name="enabled">
    <bool>false</bool>
   </property>
   <property name="text">
    <string>Create RSX Capture</string>
   </property>
  </action>
  <action name="actionCreate_Savestate">
   <property name="enabled">
    <bool>false</bool>
   </property>
   <property name="text">
    <string>Create Savestate</string>
   </property>
  </action>
  <action name="actionCreate_Savestate_And_Exit">
   <property name="enabled">
    <bool>false</bool>
   </property>
   <property name="text">
    <string>Stop And Create Savestate</string>
   </property>
  </action>
  <action name="actionManage_Game_Patches">
   <property name="text">
    <string>Game Patches</string>
   </property>
  </action>
  <action name="confRPCNAct">
   <property name="text">
    <string>RPCN</string>
   </property>
   <property name="toolTip">
    <string>Configure RPCN</string>
   </property>
  </action>
  <action name="confClansAct">
   <property name="text">
    <string>Clans</string>
   </property>
   <property name="toolTip">
    <string>Configure Clans</string>
   </property>
  </action>
  <action name="confIPCAct">
   <property name="text">
    <string>IPC</string>
   </property>
   <property name="toolTip">
    <string>Configure IPC</string>
   </property>
  </action>
  <action name="actionLog_Viewer">
   <property name="text">
    <string>Log Viewer</string>
   </property>
  </action>
  <action name="showCustomIconsAct">
   <property name="checkable">
    <bool>true</bool>
   </property>
   <property name="checked">
    <bool>true</bool>
   </property>
   <property name="text">
    <string>Show Custom Icons</string>
   </property>
  </action>
  <action name="playHoverGifsAct">
   <property name="checkable">
    <bool>true</bool>
   </property>
   <property name="checked">
    <bool>true</bool>
   </property>
   <property name="text">
    <string>Play Hover Gifs</string>
   </property>
  </action>
  <action name="bootVSHAct">
   <property name="text">
    <string>Boot VSH/XMB</string>
   </property>
  </action>
  <action name="patchCreatorAct">
   <property name="text">
    <string>Patch Creator</string>
   </property>
  </action>
  <action name="confCamerasAct">
   <property name="text">
    <string>Cameras</string>
   </property>
  </action>
  <action name="ejectDiscAct">
   <property name="enabled">
    <bool>false</bool>
   </property>
   <property name="text">
    <string>Eject Disc</string>
   </property>
  </action>
  <action name="insertDiscAct">
   <property name="enabled">
    <bool>false</bool>
   </property>
   <property name="text">
    <string>Insert Disc</string>
   </property>
  </action>
  <action name="toolsCheckConfigAct">
   <property name="text">
    <string>Check Config</string>
   </property>
  </action>
  <action name="confShortcutsAct">
   <property name="text">
    <string>Keyboard Shortcuts</string>
   </property>
  </action>
  <action name="toolsSystemCommandsAct">
   <property name="enabled">
    <bool>false</bool>
   </property>
   <property name="text">
    <string>System Commands</string>
   </property>
  </action>
  <action name="confBuzzAct">
   <property name="text">
    <string>Buzz</string>
   </property>
  </action>
  <action name="confGHLtarAct">
   <property name="text">
    <string>GHLtar</string>
   </property>
  </action>
  <action name="confTurntableAct">
   <property name="text">
    <string>Turntable</string>
   </property>
  </action>
  <action name="confUSIOAct">
   <property name="text">
    <string>USIO</string>
   </property>
  </action>
  <action name="confPSMoveDS3Act">
   <property name="text">
    <string>PS Move (Fake)</string>
   </property>
  </action>
  <action name="confPSMoveMouseAct">
   <property name="text">
    <string>PS Move (Mouse)</string>
   </property>
  </action>
  <action name="confGunCon3Act">
   <property name="text">
    <string>GunCon 3</string>
   </property>
  </action>
  <action name="confTopShotEliteAct">
   <property name="text">
    <string>Top Shot Elite</string>
   </property>
  </action>
  <action name="confTopShotFearmasterAct">
   <property name="text">
    <string>Top Shot Fearmaster</string>
   </property>
  </action>
  <action name="confLogitechG27Act">
   <property name="text">
    <string>Emulated Wheel (Logitech / Thrustmaster)</string>
   </property>
  </action>
  <action name="actionBasic_Mouse">
   <property name="text">
    <string>Basic Mouse</string>
   </property>
  </action>
  <action name="actionRaw_Mouse">
   <property name="text">
    <string>Raw Mouse</string>
   </property>
  </action>
  <action name="toolsVfsDialogAct">
   <property name="text">
    <string>VFS Tool</string>
   </property>
  </action>
  <action name="actionPS_Move_Tracker">
   <property name="text">
    <string>PS Move Tracker</string>
   </property>
  </action>
  <action name="confPSMoveAct">
   <property name="text">
    <string>PS Move</string>
   </property>
  </action>
  <action name="showCatOSAct">
   <property name="checkable">
    <bool>true</bool>
   </property>
   <property name="text">
    <string>Operating System</string>
   </property>
  </action>
  <action name="clearRecentSavestatesAct">
   <property name="text">
    <string>List Clear</string>
   </property>
  </action>
  <action name="freezeRecentSavestatesAct">
   <property name="checkable">
    <bool>true</bool>
   </property>
   <property name="text">
    <string>List Freeze</string>
   </property>
  </action>
  <action name="actionManage_Savestates">
   <property name="text">
    <string>Savestates</string>
   </property>
  </action>
  <action name="actionPreferGameDataIcons">
   <property name="checkable">
    <bool>true</bool>
   </property>
   <property name="text">
    <string>Prefer Game Data Icons</string>
   </property>
  </action>
  <action name="actionMusic_Player">
   <property name="text">
    <string>Music Player</string>
   </property>
  </action>
  <action name="actionManage_SoundEffects">
   <property name="text">
    <string>Sound Effects</string>
   </property>
  </action>
  <action name="actionDownload_Update">
   <property name="text">
    <string>Download Update</string>
   </property>
  </action>
  <action name="addIsoGamesAct">
   <property name="text">
    <string>Add ISO Games</string>
   </property>
  </action>
  <action name="bootIsoAct">
   <property name="text">
    <string>Boot ISO</string>
   </property>
  </action>
  <action name="playHoverMusicAct">
   <property name="checkable">
    <bool>true</bool>
   </property>
   <property name="checked">
    <bool>true</bool>
   </property>
   <property name="text">
    <string>Play Hover Music</string>
   </property>
  </action>
  <action name="actionRecording">
   <property name="text">
    <string>Recording</string>
   </property>
  </action>
 </widget>
 <layoutdefault spacing="6" margin="11"/>
 <resources>
  <include location="../resources.qrc"/>
 </resources>
 <connections/>
</ui>
